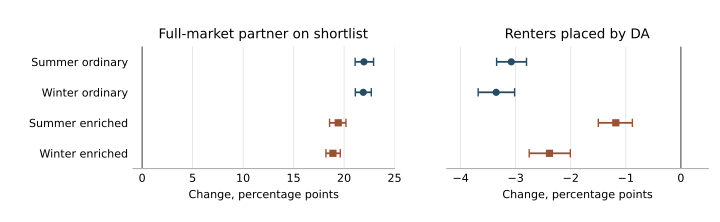

Write the Python code that produced this figure.
"""Plot group-specific paired contrasts on two explicitly labeled scales."""
from pathlib import Path
import argparse
import numpy as np
import pandas as pd
import matplotlib
matplotlib.use('Agg')
import matplotlib.pyplot as plt
from matplotlib.ticker import MultipleLocator

def main():
    p=argparse.ArgumentParser();p.add_argument('input',type=Path);p.add_argument('output',type=Path);args=p.parse_args()
    data=pd.read_csv(args.input)
    view=data[(data.policy=='context')&(data.rollout=='all')&(data.contrast=='minus_uniform')].set_index(['split','design','metric'])
    panels=[('summer','uniform'),('winter','uniform'),('summer','enriched'),('winter','enriched')]
    fig,axes=plt.subplots(1,2,figsize=(7.2,2.22),sharey=True)
    fig.subplots_adjust(left=.185,right=.985,bottom=.24,top=.79,wspace=.20)
    for ax,metric,heading,xlim,step in zip(axes,['oracle_hit','total_rate'],['Full-market partner on shortlist','Renters placed by DA'],[(-.9,25),(-4.25,.5)],[5,1]):
        for i,(season,design) in enumerate(panels):
            row=view.loc[(season,design,metric)]
            color='#264B63' if design=='uniform' else '#985132'
            ax.errorbar(row.estimate,3-i,xerr=np.array([[row.estimate-row.lo],[row.hi-row.estimate]]),fmt='o' if design=='uniform' else 's',color=color,ms=4.2,lw=1.3,capsize=3,zorder=3)
        ax.axvline(0,color='#606060',lw=.85)
        ax.grid(axis='x',color='#DFDFDF',lw=.55)
        ax.set_title(heading,fontsize=9.7);ax.set_xlim(*xlim);ax.set_ylim(-.5,3.5)
        ax.xaxis.set_major_locator(MultipleLocator(step));ax.tick_params(axis='both',length=0,labelsize=8)
        ax.set_xlabel('Change, percentage points',fontsize=8)
        for side in ('top','right','left'):ax.spines[side].set_visible(False)
        ax.spines['bottom'].set_color('#B0B0B0')
    axes[0].set_yticks([3,2,1,0],['Summer ordinary','Winter ordinary','Summer enriched','Winter enriched'])
    fig.savefig(args.output)
if __name__=='__main__':main()
